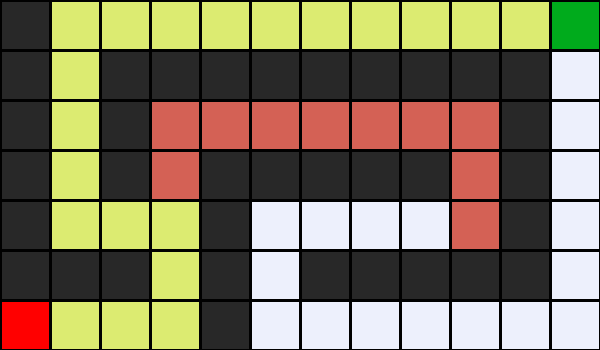

Reproduce this figure in Python.
import sys
import heapq


class Node():
    def __init__(self, state, parent, action):
        self.state = state
        self.parent = parent
        self.action = action


class StackFrontier():
    def __init__(self):
        self.frontier = []

    def add(self, node):
        self.frontier.append(node)

    def contains_state(self, state):
        return any(node.state == state for node in self.frontier)

    def empty(self):
        return len(self.frontier) == 0

    def remove(self):
        if self.empty():
            raise Exception("empty frontier")
        else:
            node = self.frontier[-1]
            self.frontier = self.frontier[:-1]
            return node


class QueueFrontier(StackFrontier):

    def remove(self):
        if self.empty():
            raise Exception("empty frontier")
        else:
            node = self.frontier[0]
            self.frontier = self.frontier[1:]
            return node

class AStarFrontier(StackFrontier):
    def __init__(self, goal):
        self.frontier = []
        self.goal = goal
        self.counter = 0

    def add(self, node):
        # Calculate cost so far (g) by tracing parents safely without changing Node class
        g = 0
        curr = node
        while curr.parent is not None:
            g += 1
            curr = curr.parent
            
        # heuristic (h) is manhattan distance from current state to goal
        h = abs(node.state[0] - self.goal[0]) + abs(node.state[1] - self.goal[1])
        f = g + h
        
        # Use counter to break ties if f-scores are equal 
        heapq.heappush(self.frontier, (f, self.counter, node))
        self.counter += 1

    def contains_state(self, state):
        return any(item[2].state == state for item in self.frontier)

    def empty(self):
        return len(self.frontier) == 0

    def remove(self):
        if self.empty():
            raise Exception("empty frontier")
        else:
            return heapq.heappop(self.frontier)[2]

class Maze():

    def __init__(self, filename):

        # Read file and set height and width of maze
        with open(filename) as f:
            contents = f.read()

        # Validate start and goal
        if contents.count("A") != 1:
            raise Exception("maze must have exactly one start point")
        if contents.count("B") != 1:
            raise Exception("maze must have exactly one goal")

        # Determine height and width of maze
        contents = contents.splitlines()
        self.height = len(contents)
        self.width = max(len(line) for line in contents)

        # Keep track of walls
        self.walls = []
        for i in range(self.height):
            row = []
            for j in range(self.width):
                try:
                    if contents[i][j] == "A":
                        self.start = (i, j)
                        row.append(False)
                    elif contents[i][j] == "B":
                        self.goal = (i, j)
                        row.append(False)
                    elif contents[i][j] == " ":
                        row.append(False)
                    else:
                        row.append(True)
                except IndexError:
                    row.append(False)
            self.walls.append(row)

        self.solution = None


    def print(self):
        solution = self.solution[1] if self.solution is not None else None
        print()
        for i, row in enumerate(self.walls):
            for j, col in enumerate(row):
                if col:
                    print("█", end="")
                elif (i, j) == self.start:
                    print("A", end="")
                elif (i, j) == self.goal:
                    print("B", end="")
                elif solution is not None and (i, j) in solution:
                    print("*", end="")
                else:
                    print(" ", end="")
            print()
        print()


    def neighbors(self, state):
        row, col = state
        candidates = [
            ("up", (row - 1, col)),
            ("down", (row + 1, col)),
            ("left", (row, col - 1)),
            ("right", (row, col + 1))
        ]

        result = []
        for action, (r, c) in candidates:
            if 0 <= r < self.height and 0 <= c < self.width and not self.walls[r][c]:
                result.append((action, (r, c)))
        return result


    def solve(self, search_algo="bfs"):
        """Finds a solution to maze, if one exists."""

        # Keep track of number of states explored
        self.num_explored = 0

        # Initialize frontier to just the starting position
        start = Node(state=self.start, parent=None, action=None)
        
        if search_algo == "dfs":
            frontier = StackFrontier()
        elif search_algo == "bfs":
            frontier = QueueFrontier()
        elif search_algo == "astar":
            frontier = AStarFrontier(self.goal)
        else:
            raise Exception("Unknown Search Algorithm")
            
        frontier.add(start)

        # Initialize an empty explored set
        self.explored = set()

        # Keep looping until solution found
        while True:

            # If nothing left in frontier, then no path
            if frontier.empty():
                raise Exception("no solution")

            # Choose a node from the frontier
            node = frontier.remove()
            self.num_explored += 1

            # If node is the goal, then we have a solution
            if node.state == self.goal:
                actions = []
                cells = []
                while node.parent is not None:
                    actions.append(node.action)
                    cells.append(node.state)
                    node = node.parent
                actions.reverse()
                cells.reverse()
                self.solution = (actions, cells)
                return

            # Mark node as explored
            self.explored.add(node.state)

            # Add neighbors to frontier
            for action, state in self.neighbors(node.state):
                if not frontier.contains_state(state) and state not in self.explored:
                    child = Node(state=state, parent=node, action=action)
                    frontier.add(child)


    def output_image(self, filename, show_solution=True, show_explored=False):
        from PIL import Image, ImageDraw
        cell_size = 50
        cell_border = 2

        # Create a blank canvas
        img = Image.new(
            "RGBA",
            (self.width * cell_size, self.height * cell_size),
            "black"
        )
        draw = ImageDraw.Draw(img)

        solution = self.solution[1] if self.solution is not None else None
        for i, row in enumerate(self.walls):
            for j, col in enumerate(row):

                # Walls
                if col:
                    fill = (40, 40, 40)

                # Start
                elif (i, j) == self.start:
                    fill = (255, 0, 0)

                # Goal
                elif (i, j) == self.goal:
                    fill = (0, 171, 28)

                # Solution
                elif solution is not None and show_solution and (i, j) in solution:
                    fill = (220, 235, 113)

                # Explored
                elif solution is not None and show_explored and (i, j) in self.explored:
                    fill = (212, 97, 85)

                # Empty cell
                else:
                    fill = (237, 240, 252)

                # Draw cell
                draw.rectangle(
                    ([(j * cell_size + cell_border, i * cell_size + cell_border),
                      ((j + 1) * cell_size - cell_border, (i + 1) * cell_size - cell_border)]),
                    fill=fill
                )

        img.save(filename)


if len(sys.argv) not in [2, 3]:
    sys.exit("Usage: python maze.py maze.txt [bfs|dfs|astar]")

algo = "bfs"
if len(sys.argv) == 3:
    algo = sys.argv[2].lower()

m = Maze(sys.argv[1])
print("Maze:")
m.print()
print(f"Solving using {algo.upper()}...")
m.solve(search_algo=algo)
print("States Explored:", m.num_explored)
print("Solution:")
m.print()
m.output_image("maze.png", show_explored=True)
